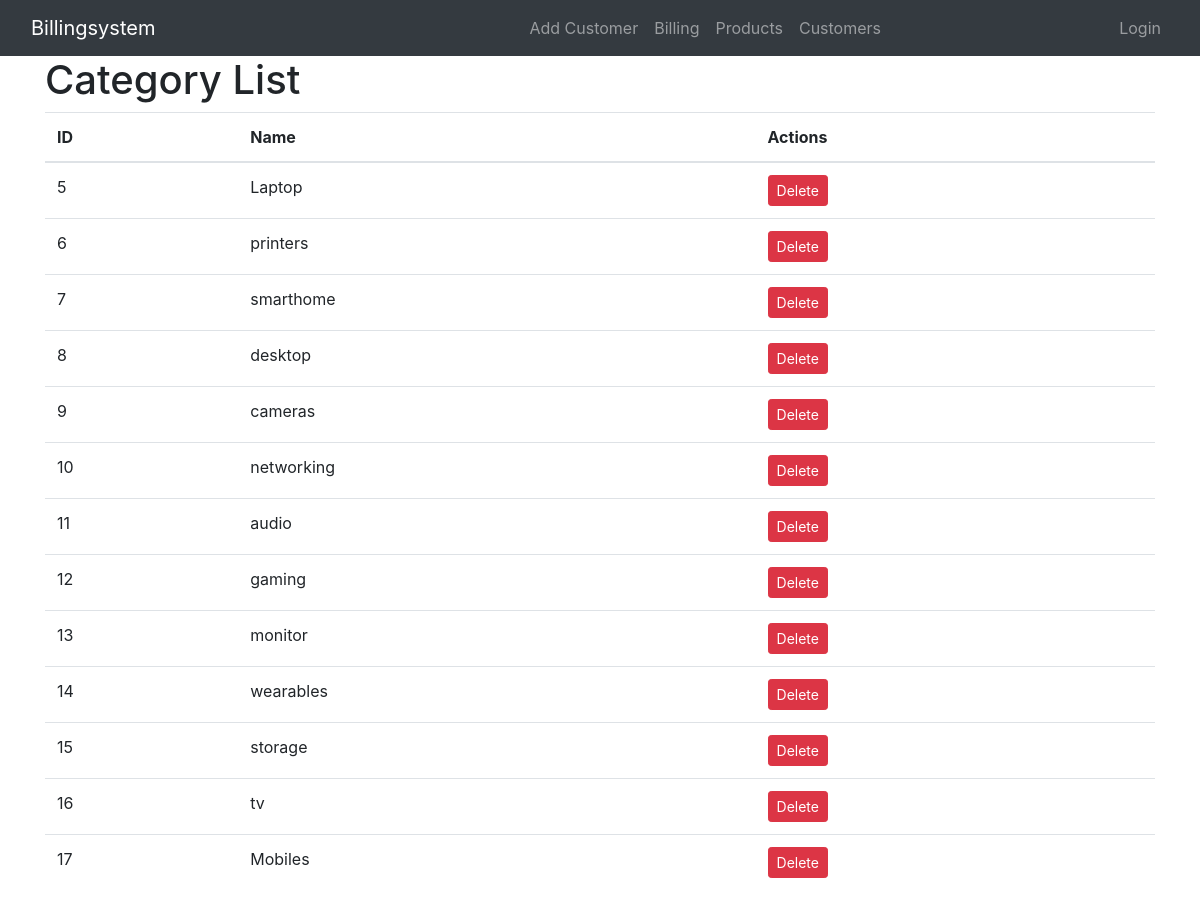
Page /categories/ on the committed database.
### billingsystemapp/models.py (models this page shows, shortened)
class Category(models.Model):
    name = models.CharField(max_length=100)

### billingsystemapp/views.py (the view)
# urls.py: path('categories/', views.category_list, name='category_list'),
def category_list(request):
    categories = Category.objects.all()
    return render(request, 'category_list.html', {'categories': categories})

### billingsystemapp/templates/category_list.html (shortened to what this page needs)
<!DOCTYPE html>
<html lang="en">
<head>
    <link rel="stylesheet" href="https://stackpath.bootstrapcdn.com/bootstrap/4.5.2/css/bootstrap.min.css">
</head>
<body>
    <div class="nav">
        <nav class="navbar navbar-expand-lg navbar-dark bg-dark" style="width: 100%;">
            <div class="container-fluid">
                <a id="logo" class="navbar-brand" href="{% url 'billing' %}">Billingsystem</a>
                <div class="collapse navbar-collapse justify-content-between" id="navbarNav">
                    <ul class="navbar-nav" style="padding-left: 350px;">
                        <li class="nav-item">
                            <a class="nav-link" href="{% url 'addcustomer' %}">Add Customer</a>
                        </li>
                        <li class="nav-item">
                            <a class="nav-link" href="{% url 'billing' %}">Billing</a>
                        </li>
                        <li class="nav-item">
                            <a class="nav-link" href="{% url 'product' %}">Products</a>
                        </li>
                        <li class="nav-item">
                            <a class="nav-link" href="{% url 'customers' %}">Customers</a>
                        </li>
                    </ul>
                    <ul class="navbar-nav">
                        {% if user.is_authenticated %}
                            <li class="nav-item">
                                <a class="nav-link" href="{% url 'logout' %}">Logout</a>
                            </li>
                        {% else %}
                            <li class="nav-item">
                                <a class="nav-link" href="{% url 'login' %}">Login</a>
                            </li>
                        {% endif %}
                    </ul>
                </div>
            </div>
        </nav>
    </div>
    <div class="container">
        <h1>Category List</h1>
        <table class="table">
            <thead>
                <tr>
                    <th>ID</th>
                    <th>Name</th>
                    <th>Actions</th>
                </tr>
            </thead>
            <tbody>
                {% for category in categories %}
                <tr>
                    <td>{{ category.id }}</td>
                    <td>{{ category.name }}</td>
                    <td>
                        <a class="btn btn-sm btn-danger" href="{% url 'category_delete' category.id  %}">Delete</a>
                    </td>
                </tr>
                {% endfor %}
            </tbody>
        </table>
    </div>
</body>
</html>

### rows in the picture
Category: id "5", name "Laptop"
Category: id "6", name "printers"
Category: id "7", name "smarthome"
Category: id "8", name "desktop"
Category: id "9", name "cameras"
Category: id "10", name "networking"
Category: id "11", name "audio"
Category: id "12", name "gaming"
Category: id "13", name "monitor"
Category: id "14", name "wearables"
Category: id "15", name "storage"
Category: id "16", name "tv"
Category: id "17", name "Mobiles"
